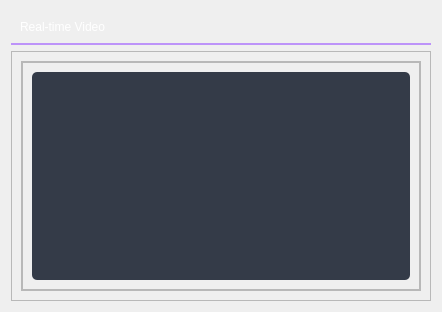
                     <widget class="QWidget" name="videoRecv">
                      <property name="styleSheet">
                       <string notr="true">QProgressBar{
	height:22px;
	text-align:center;
	font-size:14px; 
	color:white; 
	border-radius:11px; 
	background:#1D5573;
}
QProgressBar::chunk{
	border-radius:11px;
	background:qlineargradient(spread:pad,x1:0,y1:0,x2:1,y2:0,stop:0 #99ffff,stop:1 #9900ff);
}</string>
                      </property>
                      <layout class="QVBoxLayout" name="verticalLayout_14">
                       <item>
                        <widget class="QFrame" name="vpTitle">
                         <property name="maximumSize">
                          <size>
                           <width>16777215</width>
                           <height>46</height>
                          </size>
                         </property>
                         <property name="styleSheet">
                          <string notr="true">#vpTitle QLabel{
	font:600 14pt &quot;微软雅黑&quot;;
	color:rgb(255,255,255);
}

#vpTitle {
	border-bottom-width:2 px;
	border-bottom-color: rgb(189, 147, 249);
	border-style:solid;
}
</string>
                         </property>
                         <property name="frameShape">
                          <enum>QFrame::Shape::StyledPanel</enum>
                         </property>
                         <property name="frameShadow">
                          <enum>QFrame::Shadow::Raised</enum>
                         </property>
                         <layout class="QVBoxLayout" name="verticalLayout_15">
                          <item>
                           <widget class="QLabel" name="label_2">
                            <property name="text">
                             <string>Real-time Video</string>
                            </property>
                           </widget>
                          </item>
                         </layout>
                        </widget>
                       </item>
                       <item>
                        <widget class="QFrame" name="frame_4">
                         <property name="minimumSize">
                          <size>
                           <width>0</width>
                           <height>250</height>
                          </size>
                         </property>
                         <property name="styleSheet">
                          <string notr="true">#frame_4 QLabel {
	border-radius: 5px;
	color: rgb(255, 255, 255);
	background-color: rgb(52, 59, 72);
	font: 700 10pt &quot;微软雅黑&quot;;
}</string>
                         </property>
                         <property name="frameShape">
                          <enum>QFrame::Shape::StyledPanel</enum>
                         </property>
                         <property name="frameShadow">
                          <enum>QFrame::Shadow::Raised</enum>
                         </property>
                         <layout class="QHBoxLayout" name="horizontalLayout_8">
                          <item>
                           <widget class="QFrame" name="frame_3">
                            <property name="sizePolicy">
                             <sizepolicy hsizetype="Preferred" vsizetype="Preferred">
                              <horstretch>0</horstretch>
                              <verstretch>0</verstretch>
                             </sizepolicy>
                            </property>
                            <property name="minimumSize">
                             <size>
                              <width>400</width>
                              <height>0</height>
                             </size>
                            </property>
                            <property name="frameShape">
                             <enum>QFrame::Shape::StyledPanel</enum>
                            </property>
                            <property name="frameShadow">
                             <enum>QFrame::Shadow::Raised</enum>
                            </property>
                            <layout class="QVBoxLayout" name="verticalLayout_16">
                             <property name="leftMargin">
                              <number>0</number>
                             </property>
                             <property name="topMargin">
                              <number>0</number>
                             </property>
                             <property name="rightMargin">
                              <number>0</number>
                             </property>
                             <property name="bottomMargin">
                              <number>0</number>
                             </property>
                             <item>
                              <widget class="QFrame" name="frame_7">
                               <property name="frameShape">
                                <enum>QFrame::Shape::StyledPanel</enum>
                               </property>
                               <property name="frameShadow">
                                <enum>QFrame::Shadow::Raised</enum>
                               </property>
                               <layout class="QVBoxLayout" name="verticalLayout_18">
                                <item>
                                 <widget class="QLabel" name="videoDisplay">
                                  <property name="sizePolicy">
                                   <sizepolicy hsizetype="Ignored" vsizetype="Ignored">
                                    <horstretch>0</horstretch>
                                    <verstretch>0</verstretch>
                                   </sizepolicy>
                                  </property>
                                  <property name="text">
                                   <string/>
                                  </property>
                                  <property name="scaledContents">
                                   <bool>false</bool>
                                  </property>
                                  <property name="alignment">
                                   <set>Qt::AlignmentFlag::AlignCenter</set>
                                  </property>
                                 </widget>
                                </item>
                               </layout>
                              </widget>
                             </item>
                            </layout>
                           </widget>
                          </item>
                         </layout>
                        </widget>
                       </item>
                      </layout>
                     </widget>
